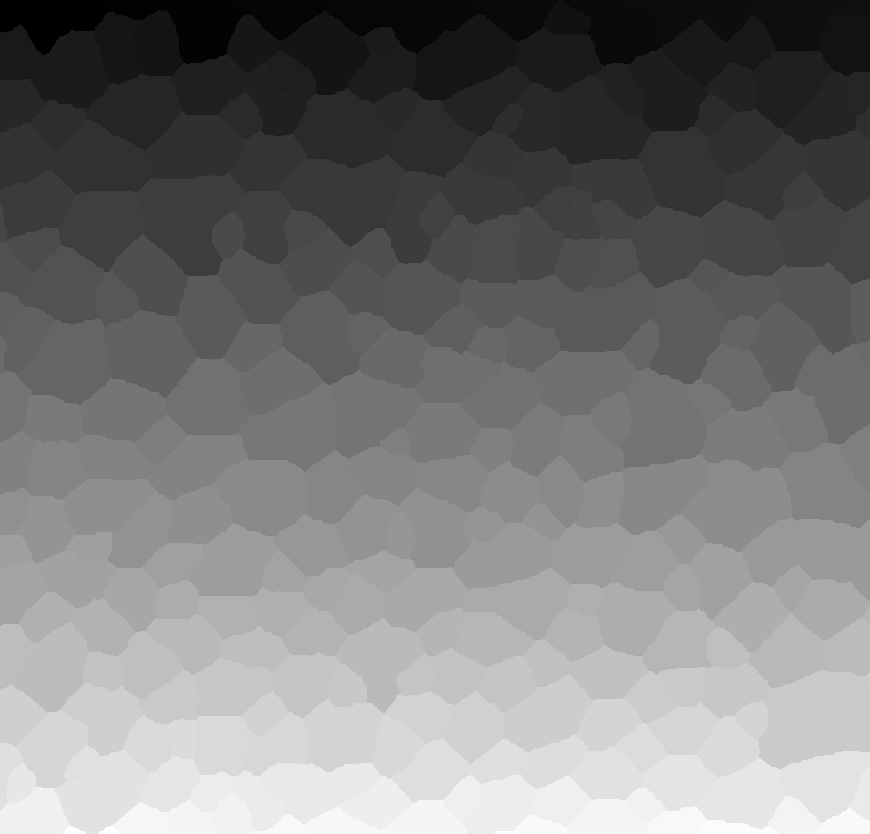
#> input picture dataExamples/chick/chickchoelata-corrected-catchment-basins-wdams.tif, 870 x 834 px; its folder holds only this picture in this run
$ python -i distanceMap_SET.py   (imports and definitions only)   (older library calls are emulated)
#> lines starting #> are read from the running program, lines starting #| are printed output that depends on the picture
import os,sys
from multiprocessing import Pool

from PIL import Image
import itertools
from scipy.ndimage import morphological_gradient,distance_transform_edt, distance_transform_cdt
from scipy.signal import medfilt
from skimage.morphology import medial_axis,skeletonize
import numpy as np
import networkx as nx
from scipy.spatial.distance import cdist


import ctypes
import time

class setImage(ctypes.Structure) :
	_fields_ = [("nbPxS",ctypes.POINTER(ctypes.c_int)),
				("nbPxC",ctypes.POINTER(ctypes.c_int)),
				("nbLabels",ctypes.c_int),
				("height",ctypes.c_long),
				("width",ctypes.c_long),
				("segmentation",np.ctypeslib.ndpointer(ctypes.c_longlong, flags="C_CONTIGUOUS")),
				("ske",np.ctypeslib.ndpointer(ctypes.c_short, flags="C_CONTIGUOUS")),
				("contours",np.ctypeslib.ndpointer(ctypes.c_long, flags="C_CONTIGUOUS")),
				("map",np.ctypeslib.ndpointer(ctypes.c_double, flags="C_CONTIGUOUS")),
				("labels",np.ctypeslib.ndpointer(ctypes.c_long, flags="C_CONTIGUOUS")),
				("pxC",ctypes.POINTER(ctypes.POINTER(ctypes.c_int))),
				("pxS",ctypes.POINTER(ctypes.POINTER(ctypes.c_int)))]


# [64 lines left out: functions initCudaCodes, initCCodes, not called in this run]

_labels = None
_border = None
_C = None
_rotangle = None
_labId = None
def _mean(labi_,):
	yxlabi = np.argwhere(_labels==_labId[labi_])
	if yxlabi.shape[0] <= 1 or _border[labi_]:
		return _C[labi_].copy(), _rotangle[labi_]
	else:
		Ci = np.mean(yxlabi, axis=0)
		try:
			#yxlabi[[1,0]] = yxlabi[[0,1]]
			yxcelli = yxlabi - Ci
			Sj = np.dot(yxcelli.T, yxcelli) / yxcelli.shape[0]
			lj, vj = np.linalg.eigh(Sj)
			alphaj = np.arctan2(vj[0,1], vj[1,1])

			if(np.abs(_rotangle[labi_]-alphaj) > np.pi / 2):
				if(alphaj<_rotangle[labi_]):
					alphaj += np.pi
				else:
					alphaj -= np.pi

		except np.linalg.LinAlgError as e:
			print('np.linalg.LinAlgError (k-means 2): %s' % e)
			return Ci, _rotangle[labi_]
		return Ci, alphaj


def imageExtractCellFeatures(parameters,n_jobs):
	if n_jobs > 1:
		try :
			pool = Pool(n_jobs)
			results = list(pool.imap(_mean, parameters))
			pool.close()
			pool.join()
		except :
			results = list(map(_mean, parameters))
	else:
		results = list(map(_mean, parameters))
	results = np.array(results)
	return results[:,0],results[:,1]


####################

#########################
# [53 lines left out: functions readClassOfSubpop, readOutputSimFile, not called in this run]


def dmSET(segFileName, maintOutputDirName, nbSimu = 1 , shuffle= None ,_interNumber = 500 , gpu = None,redoFile = None, shufpopInfo = None,dirmovie = None, pointFileName = None, n_jobs = 1) :

#> called with maintOutputDirName = 'out.png', nbSimu = 1, _interNumber = 500, n_jobs = 1
	if pointFileName :
		print('warping Not implemented with dmSET')
		sys.exit(0)

	if shuffle :
		nbSimu = nbSimu + 1

	for iSimu in range(nbSimu):
		## set output dir
		if iSimu==0 :
			if nbSimu== 1 and redoFile :
				nameDir = 'Redo'
				fOutfile =  redoFile[redoFile.rfind('/') : redoFile.rfind('.')] +'_re.csv'
			if nbSimu== 1 and shufpopInfo!= None :
				nameDir = 'SubRand'
			if shuffle!= None :
				nameDir = 'Rand'
				fOutfile = ("/%04d"%iSimu)+'sLCSTable.tsv'
			else :
				nameDir = 'Rec'
				fOutfile = "/unshuffled"+'uLCSTable.tsv'
		else :
			nameDir = 'Rand'
			fOutfile = ("/%04d"%iSimu)+'sLCSTable.tsv'

		outputDirName = maintOutputDirName +'/'+nameDir+'SETDM_'+str(iSimu)
		if  not(os.path.exists(outputDirName)):
			os.makedirs(outputDirName)
		else :
			iF = 0
			while os.path.exists(outputDirName+'_'+str(iF)):
				iF = iF+1
			outputDirName= maintOutputDirName +'/'+nameDir+'SETDM_'+str(iSimu)+'_'+str(iF)
			os.makedirs(outputDirName)
		fOutfile = outputDirName +fOutfile

		### init parameters from segmentation
		segFile = Image.open(segFileName)
#> segFile is the input picture: PIL image 870x834 F; min 1, max 304, mean 144.8
		segImg = np.array(segFile).astype(np.int64)
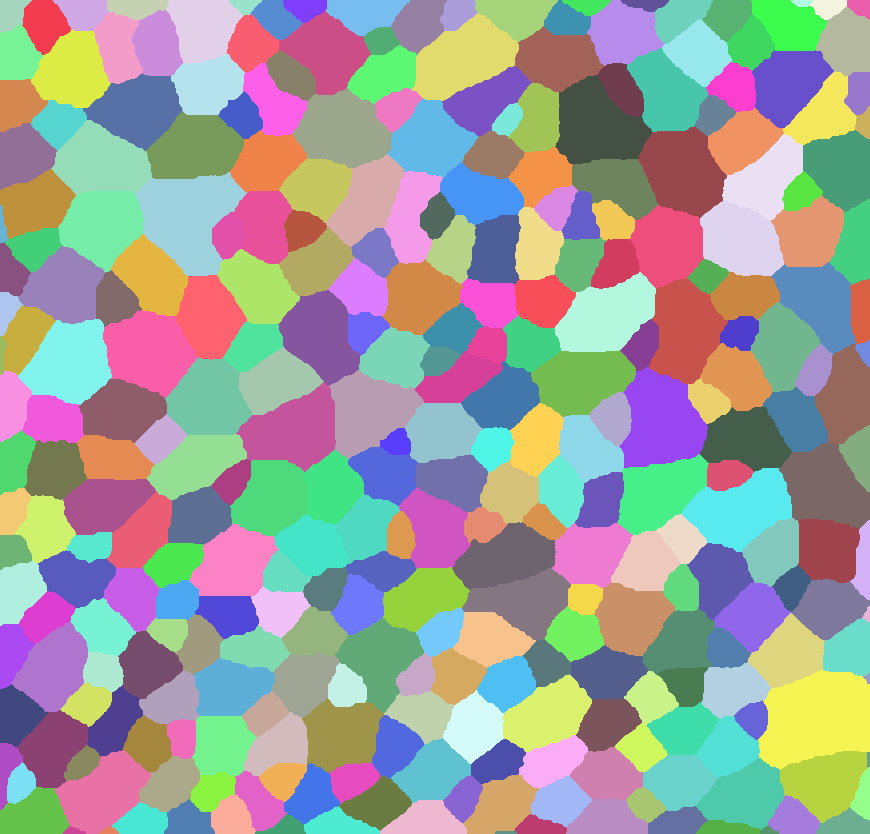
#> segImg: shape (834, 870) int64; 304 distinct labels, from 1 to 304; one colour per label, 0 black
		segFile.close()

		height,width = segImg.shape
#> height = 834; width = 870

		labelsId_raw = np.unique(segImg)
#> labelsId_raw = 304 values from 1 to 304
		labelsId = np.arange(0,len(labelsId_raw))
#> labelsId = 304 values from 0 to 303
		rid = np.zeros(np.max(labelsId_raw) + 1, dtype=int)
#> rid = 305 values from 0 to 0
		rid[labelsId_raw] = np.arange(labelsId_raw.shape[0])#reverse ids = labelsId

		segImg = rid[segImg]
#> segImg: shape (834, 870) int64; 304 distinct labels, from 0 to 303


		LabelsInit = segImg.reshape((height*width,))
		I = np.array(list(itertools.product(range(height),range(width))))
		C_init = [np.mean(I[np.where(LabelsInit==labi)], axis=0) for labi in labelsId]
#> C_init = 304 pairs, first value 2.55 to 832, second value 2.01 to 868
		rotangle_init = np.zeros((len(labelsId),), dtype=np.float)
#> rotangle_init = 304 values from 0 to 0
		labels = None #np.zeros((height*width,))


		bordersLabels = np.unique(np.concatenate([segImg[:,0],segImg[:,width-1],segImg[0,:],segImg[height-1,:]]))
#> bordersLabels = 75 values from 0 to 303
		borders =  np.zeros((len(labelsId),1), dtype=bool)
		borders[np.isin(labelsId, bordersLabels) ] =1

		global _labels,_border,_C,_rotangle,_labId
		_labels = segImg
		_border = borders
		_C = C_init
		_rotangle = rotangle_init
		_labId = labelsId
		parameters = range(len(labelsId))
		C,rotangle_init = imageExtractCellFeatures(parameters, n_jobs)
#> in _mean, `yxlabi = np.argwhere(_labels==_labId[labi_])`: yxlabi = 724 pairs, first value 0 to 32, second value 0 to 31
#> in imageExtractCellFeatures, `results = list(map(_mean, parameters))`: results = 304 items, first 6: ([13.5, 11.46], 0), ([23.84, 44.33], 0), ([12.77, 82.81], 0), ([7.33, 136], 0), ([27.31, 202.9], 0), ([5.3, 244.7], 0)

		rotangle_init = rotangle_init.astype(np.float64)
		rotangle = np.copy(rotangle_init)
		C = np.array(list(C),dtype = np.float64)
		C_init = np.array(C_init,dtype = np.float64)

		#save parameters
		simFeaturesFile = open(fOutfile,'w')
		simFeaturesFile.write('id\tCx\tCy\ttheta\tl1\tl2\ta1\ta2\tp\n')
		for ilabel in range(len(labelsId_raw)):
			simFeaturesFile.write(str(labelsId_raw[ilabel]) + '\t' +str(C[ilabel][0]) +'\t' +str(C[ilabel][1])+'\t'+ str(rotangle[ilabel]) +'\t' +str('')+'\t'+str('') +'\t' +str('')+'\t'+str('')+'\t'+str('')+'\n')
		simFeaturesFile.close()

		## position modifications
		if shuffle :
			nbidx = np.where(~np.array(borders))[0]
			Inotborder = I[np.isin(LabelsInit,labelsId[nbidx])]
			C[nbidx] = list(map(np.array,Inotborder[np.random.choice(np.arange(Inotborder.shape[0]), nbidx.shape[0], replace=False)]))
			rotangle[nbidx] = np.random.uniform(-np.pi, np.pi, nbidx.shape[0])

		if shufpopInfo!= None :
			labelClass,cellClass = readClassOfSubpop(shufpopInfo[0])
			cellsToShuf=[]
			for popToshuffle in range(1,len(shufpopInfo)):
				cellsToShuf.append( np.squeeze(labelClass[np.argwhere(cellClass==str(shufpopInfo[popToshuffle]))]) )
			cellsToShuf = np.concatenate(cellsToShuf)
			boolCells = [ilabel in cellsToShuf for ilabel in id]
			nbidx = np.where(~np.array(borders) & boolCells)[0]

			Inotborder = I[np.isin(LabelsInit,labelsId[nbidx])]
			C[nbidx] = np.array(list(map(np.array,Inotborder[np.random.choice(np.arange(Inotborder.shape[0]), nbidx.shape[0], replace=False)])),dtype = np.float64)
			rotangle[nbidx] = np.random.uniform(-np.pi, np.pi, nbidx.shape[0])

		if redoFile :
			if shuffle :
				print('-s and -r options are not compatible')
				print('end')
				sys.exit(0)

			id,_,_,_,_,_,_,_,_,_,Cx,Cy,rotangle,_,_,_,_  = readOutputSimFile(redoFile)
			C = np.array([Cx,Cy]).T

		#save parameters after shuffle
		simFeaturesFile = open(fOutfile,'a')
		simFeaturesFile.write('id_s\tCx_s\tCy_s\ttheta_s\n')
		for ilabel in range(len(labelsId_raw)):
			simFeaturesFile.write(str(labelsId_raw[ilabel]) + '\t' +str(C[ilabel][0]) +'\t' +str(C[ilabel][1])+'\t'+ str(rotangle[ilabel]) +'\n')
		simFeaturesFile.close()


		##cells borders
		allborder = morphological_gradient(segImg, size=3) #> 0)
		#plt.imshow(allborder)
		#plt.show()
		imgBorders = np.ones((height,width),dtype = np.int64)*-1
		imgBorders[allborder>0] = segImg[allborder>0]
		#plt.imshow(imgBorders)
		#plt.show()
		minNormalize = np.inf
		segImg[imgBorders!=-1] = -1

		#initialize skeleton
		erodSeg = np.zeros((height,width))
		erodSeg[segImg!=-1] = 1
		if 1 :
			newSke = skeletonize(erodSeg).astype(np.int16)
		else :
			erodSeg = medfilt (erodSeg, 3)
			medAxis= medial_axis(erodSeg)

			noInsideLabels = np.zeros((len(labelsId,)))

			newSke = np.zeros((height,width),dtype = np.int16)
			for eachLab in range(len(labelsId)):

				imgBordersLabi = np.ones((height,width))
				imgBordersLabi[imgBorders==labelsId[eachLab]] = 0
				distanceMap = distance_transform_edt(imgBordersLabi)
				yxSke = np.argwhere((medAxis==True) & (segImg == labelsId[eachLab]))
				if len(yxSke) == 0 :
					print('label '+ str(labelsId[eachLab])+' no ske at all')

				### construct graph
				distSke = cdist(yxSke,yxSke)
				distSke[distSke >= 2] = 0
				G = nx.from_numpy_matrix(distSke)

				if len(G.nodes()) <1:
					print('label '+ str(labelsId[eachLab])+' no ske at all : took a random pixel in erroded segmentation')
					yx =  np.argwhere(segImg == labelsId[eachLab])
					if len(yx) == 0:
						noInsideLabels[eachLab] = 1

						print('label '+ str(labelsId[eachLab])+' took a all pixel in border')
						yx = np.argwhere(imgBorders==labelsId[eachLab])
						newSke[yx[:,0],yx[:,1]] = 1
					else :
						randPix = np.random.randint(len(yx))
						newSke[yx[randPix][0],yx[randPix][1]] = 1
				else :
					pos = {i : (yxSke[i,0],yxSke[i,1]) for i in G.nodes()} #dict([[i,(yxSke[i,0],yxSke[i,1])] for i in G.nodes()])


					labelsG = {i : distanceMap[yxSke[i,0],yxSke[i,1]] for i in G.nodes()}
					connex = dict(nx.degree(G))
					extrem = np.where(np.array(list(connex.values()))==1)
					idxExtrem = np.array(list(connex.keys()))[extrem]
					## grad in graph
					gradG = {}
					gradVals= []
					for eachNode in G.nodes():
						neig_n = list(G[eachNode].keys())
						gradNod = {}
						for eachNeig in neig_n :
							valnn = (labelsG[eachNode]-labelsG[eachNeig])/np.sqrt(np.power(pos[eachNode][0]- pos[eachNeig][0],2) +np.power(pos[eachNode][1]-pos[eachNeig][1],2))
							gradVals.append(valnn)
							gradNod[eachNeig] = valnn
						gradG[eachNode] = gradNod

					flag = 1
					while flag :
						if len(extrem)==0 or len(G.nodes()) <2:
							break
						stdValuePerExtrem = []
						muValuePerExtrem = []
						r_skExtrem = []
						gradExtrem = []
						for eachExtrem in range(len(idxExtrem)):
							edi = idxExtrem[eachExtrem]
							gradExtrem.append(gradG[edi][list(G[edi].keys())[0]])

						EToRemove = np.array(gradExtrem)<=0
						if EToRemove.sum() == 0  or (len(G.nodes())-EToRemove.sum())<1:
							flag =0 #exit while
						else :

							G.remove_nodes_from(idxExtrem[EToRemove])
							connex = dict(nx.degree(G))
							extrem = np.where(np.array(list(connex.values()))==1)
							idxExtrem = np.array(list(connex.keys()))[extrem]
					for eachNode in G.nodes():
						newSke[pos[eachNode][0],pos[eachNode][1]] = 1

		medAxis = newSke
		if dirmovie:
			Image.fromarray(newSke).save(outputDirName + '/rawSke.tif')
			Image.fromarray(segImg.astype(np.int16)).save(outputDirName + '/segImg.tif')
		cycle = 0
		C = np.concatenate(C).reshape((C.shape[0],2)).astype(np.float64)
		rotangle = np.array(list(rotangle_init), dtype = np.float64)

		eMove = []
		print('save in : '+outputDirName)
		np.save(outputDirName+'/CInit.npy',C)
		np.save(outputDirName+'/RotangleInit.npy',rotangle)
		Image.fromarray(newSke.astype(np.int8)).save(outputDirName+'/skeletons.tif')

		if gpu!=None : ######################## gpu ########################
			t1 = time.time()
			upIterationFunctions = initCudaCodes()
			structGPU = setImage()
			upIterationFunctions.initSETonGPU(structGPU, len(labelsId), segImg, medAxis, imgBorders, width, height,gpu)
			print('time of init on gpu: ',time.time() -t1)
			while (cycle<_interNumber) :
				print(cycle)
				t1 = time.time()

				labels = np.zeros((height,width),dtype = np.int64)
				distanceMapFull = np.ones((height,width),dtype = np.float64)*np.inf

				oldC  = np.copy(np.concatenate(C).reshape((C.shape[0],2)))
				upIterationFunctions.fullTesselation( distanceMapFull, labels, labelsId, -1*rotangle, C, -1*rotangle_init, C_init, structGPU)
				print('time iter gpu: ',time.time() -t1)

				t3 = time.time()

				_labels = labels
				_C = C
				_rotangle = rotangle
				C,rotangle = imageExtractCellFeatures(parameters, n_jobs)

				t4 = time.time()
				print('time mean : ', t4-t3)
				cycle += 1

				C = np.concatenate(C).reshape((C.shape[0],2)).astype(np.float64)
				rotangle = np.array(list(rotangle), dtype = np.float64)

				deltaC = np.sqrt(np.power(C[:,0]-oldC[:,0],2)+np.power(C[:,1]-oldC[:,1],2))
				eMove.append(deltaC.sum())
				print('deltaC : '+str(deltaC.sum()) +' (nbC qui bougent :'+str((~borders).sum())+')')
				if dirmovie:
					Image.fromarray(distanceMapFull.astype(np.longdouble).astype(np.float64)).save('%s/mapFull_%04d_%s.tif' % (outputDirName, cycle, len(labelsId)))
					Image.fromarray(labelsId_raw[labels].astype(np.long).astype(np.int32)).save('%s/iteration_%04d_%s.png' % (outputDirName, cycle, len(labelsId)))

			np.save(outputDirName+'/CFinal.npy',C)
			np.save(outputDirName+'/RotangleFinal.npy',rotangle)
			np.save(outputDirName+'/eMove.npy',eMove)
			Image.fromarray(distanceMapFull.astype(np.longdouble).astype(np.float64)).save('%s/mapFull_%04d_%s.tif' % (outputDirName, cycle, len(labelsId)))
			Image.fromarray(labelsId_raw[labels].astype(np.long).astype(np.int32)).save('%s/iteration_%04d_%s.png' % (outputDirName, cycle, len(labelsId)))
			upIterationFunctions.freeMemory(structGPU)

		else :  ################## CPU ###############################
			upIterationFunctions = initCCodes()
			structSET = setImage()
			upIterationFunctions.initSET(structSET, len(labelsId), segImg, medAxis, imgBorders, width, height)
			#reconstruct imgC from structSET
			imgStructC = np.zeros((height,width),dtype = np.int32)
			for eachL in range(len(labelsId)):
				for eachPx in range(structSET.nbPxS[eachL]):
					imgStructC[structSET.pxS[eachL][eachPx*2],structSET.pxS[eachL][eachPx*2+1]]=eachL
			Image.fromarray(imgStructC).save('%s/reconstructedCFromStruct_%04d_%s.tif' % (outputDirName, cycle, len(labelsId)))
			while cycle<_interNumber:
				print(cycle)
				t1 = time.time()
				labels = np.zeros((height,width),dtype = np.int64)
				distanceMapFull = np.ones((height,width),dtype = np.float64)*np.inf
				oldC  = np.copy(np.concatenate(C).reshape((C.shape[0],2)))

				rotangle = np.array(list(rotangle), dtype = np.float64)
				C = np.array(list(C),dtype = np.float64)
				#
				upIterationFunctions.fullTesselation( distanceMapFull, labels, len(labelsId), labelsId, -1*rotangle, C, -1*rotangle_init, C_init, segImg, medAxis, imgBorders, width, height,structSET)
				t2 = time.time()
				print('time iter : ', t2-t1)

				Image.fromarray(distanceMapFull.astype(np.longdouble).astype(np.float64)).save('%s/mapFull_%04d_%s.tif' % (outputDirName, cycle, len(labelsId)))
				Image.fromarray(labelsId_raw[labels].astype(np.long).astype(np.int32)).save('%s/iteration_%04d_%s.png' % (outputDirName, cycle, len(labelsId)))
				t3 = time.time()
				_labels = labels
				_C = C
				_rotangle = rotangle
				C,rotangle = imageExtractCellFeatures(parameters, n_jobs)

				C = np.concatenate(C).reshape((C.shape[0],2)).astype(np.float64)
				deltaC = np.sqrt(np.power(C[:,0]-oldC[:,0],2)+np.power(C[:,1]-oldC[:,1],2))
				eMove.append(deltaC.sum())


				t4 = time.time()
				print('time mean : ', t4-t3)
				if dirmovie:
					Image.fromarray(distanceMapFull.astype(np.longdouble).astype(np.float64)).save('%s/mapFull_%04d_%s.tif' % (outputDirName, cycle, len(labelsId)))
					Image.fromarray(labelsId_raw[labels].astype(np.long).astype(np.int32)).save('%s/iteration_%04d_%s.png' % (outputDirName, cycle, len(labelsId)))
				cycle += 1
			np.save(outputDirName+'/eMove.npy',eMove)
			Image.fromarray(distanceMapFull.astype(np.longdouble).astype(np.float64)).save('%s/mapFull_%04d_%s.tif' % (outputDirName, cycle, len(labelsId)))
			Image.fromarray(labelsId_raw[labels].astype(np.long).astype(np.int32)).save('%s/iteration_%04d_%s.png' % (outputDirName, cycle, len(labelsId)))
			upIterationFunctions.freeMemory(structSET)

		# add simulation shape information to the file
		simFeaturesFile = open(fOutfile,'a')
		simFeaturesFile.write('id_f\tCx_f\tCy_f\ttheta_f\n')
		for ilabel in range(len(labelsId_raw)):
			simFeaturesFile.write(str(labelsId_raw[ilabel]) + '\t' +str(C[ilabel][0]) +'\t' +str(C[ilabel][1])+'\t'+ str(rotangle[ilabel]) +'\n')
		simFeaturesFile.close()

#> (the run stopped early here; a loop or call above may not have finished)
